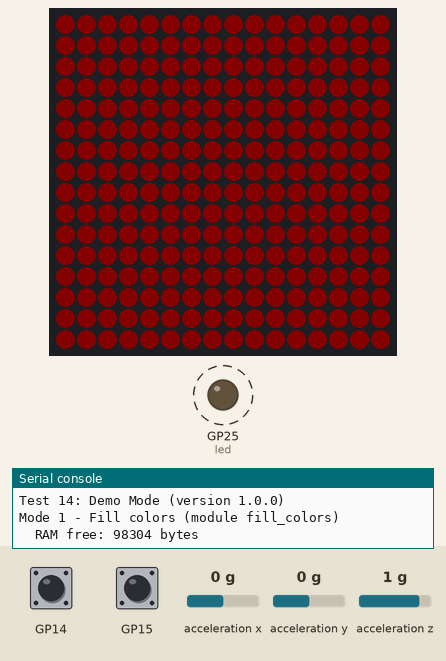
The program below on a simulated Raspberry Pi Pico running MicroPython. Shown: 16×16 RGB LED matrix (first LED top left, wired row by row, every second row reversed), output pins drawn as LEDs (lit = HIGH), the last lines printed to the serial console. Dashed ring = blinking. Inputs (shaded band) come from the test bench; at power-on: GP15 HIGH, GP14 HIGH, acceleration x 0 g, acceleration y 0 g, acceleration z 1 g. Dim RGB values are drawn brighter than linear; pins used as bus, display or sensor lines are not drawn.

Above: at 1.2 s.
1.3 s: GP15 pulled LOW for 0.15 s
At 1.91 s:
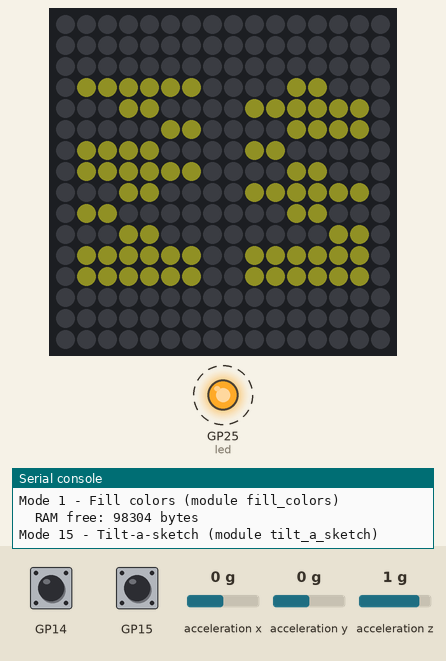
2.0 s: GP14 pulled LOW for 0.15 s
At 2.16 s:
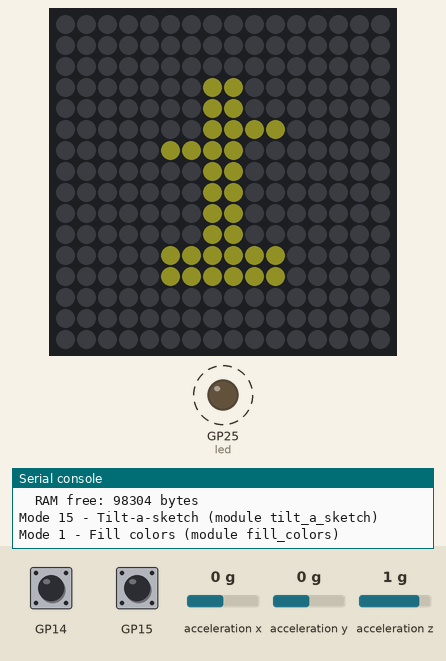
2.7 s: GP15 pulled LOW for 1 s
At 2.93 s:
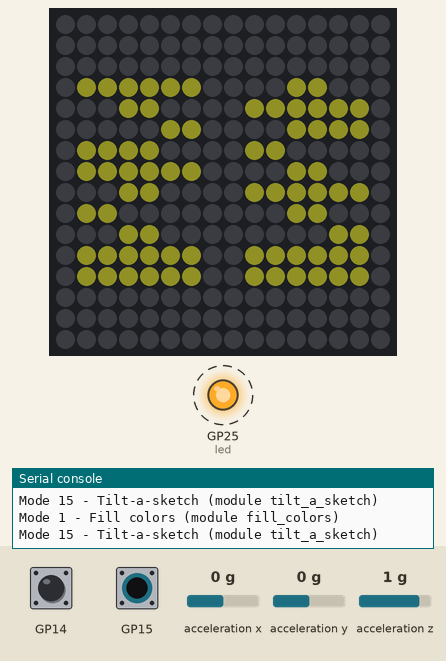
4.3 s: acceleration x set to -1.4 g
At 5.46 s:
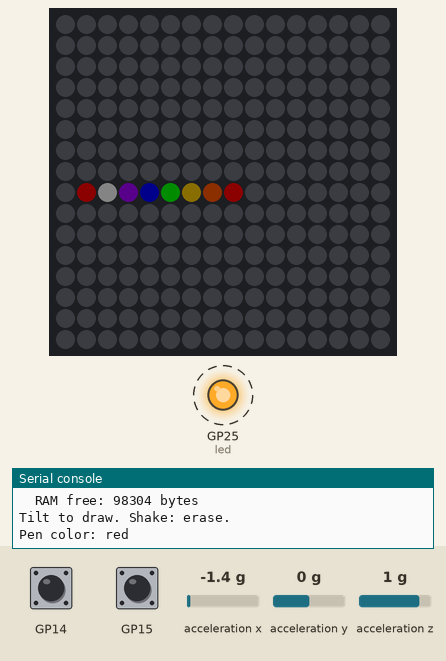
6.3 s: GP15 pulled LOW for 0.15 s
At 6.52 s:
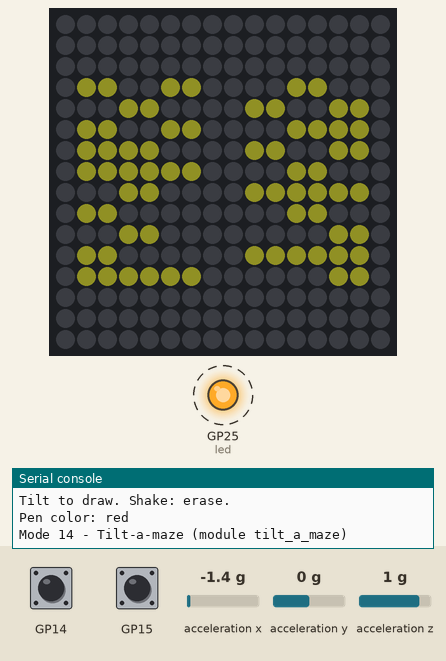
7.0 s: GP14 pulled LOW for 1 s
At 8.11 s:
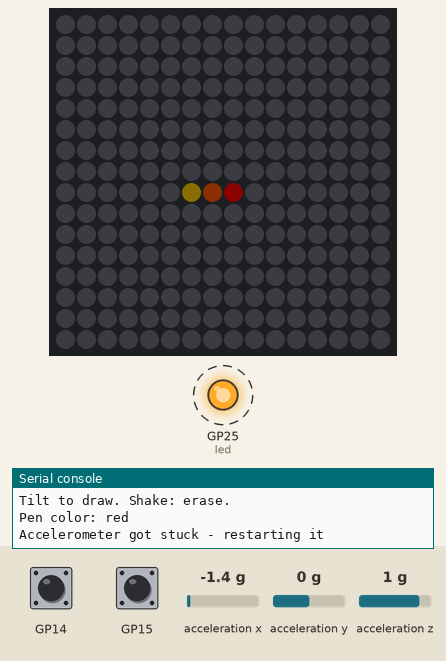
Timing chart, 0 to 9.6 s (numbered marks = the images above; inputs shaded):
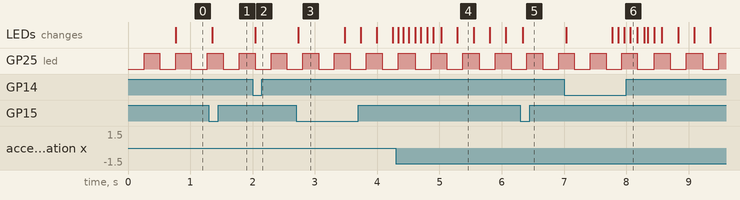

Measured:
- after the input at 1.3 s, the LEDs: change after 0.05 s (image 1)
- after the input at 2.7 s, the LEDs: change at once (image 3)
- after the input at 4.3 s, the LEDs: first change at once (image 4 shows a later state)
- after the input at 6.3 s, the LEDs: change at once (image 5)
- by itself, GP25 (led): alternates HIGH for 0.26 s and LOW for 0.26 s
- what the display in image 3 shows lasts 0.8 s, from 2.7 s to 3.5 s

The program:

14-template-main.py
```python
# Test 14: Demo Mode
# Filename: 14-template-main.py
# Version: 1.0.0
#
# Every show and game in the kit in one program, for showing the kit off.
# Press button 1 (GPIO 14) for the next mode and button 2 (GPIO 15) for the
# previous one. The matrix shows the mode number for a moment, then the
# mode starts.
#
#   Mode  Show                                   From program
#   1     fill colors                            05
#   2     walk the pixels                        06
#   3     row and column sweep                   08
#   4     three slow bouncing dots               13
#   5     seven faster bouncing dots             13
#   6     twelve colors that leave small trails  13
#   7     rainbow rain                           13
#   8     ripple rings                           13
#   9     a bubble that slides as you tilt       10
#   10    one dot that rolls as you tilt         13
#   11    three dots that roll as you tilt       13
#   12    seven dots that roll as you tilt       13
#   13    sloshing water                         11
#   14    tilt-a-maze                            12
#   15    tilt-a-sketch: tilt to draw            (from the 8x8 kit)
#
# Modes 1 to 8 do not use the tilt, and modes 9 to 15 do. Programs 01 to
# 04 and 07 are wiring checks and 09 only prints numbers, so they are left
# out. The buttons change modes here, so the sketch in mode 15 cannot use
# them: its pen changes color by itself, and a shake still erases.
#
# This program is a template for main.py. The Pico runs main.py by itself
# when it powers up, so save a copy on the Pico as main.py and the demo
# starts with no computer. Use a wall charger: many power banks switch off
# when the kit draws only a little current. Thonny's Stop button stops it.
#
# It works like program 13: each mode is a module that is loaded only when
# you switch to it and thrown away when you leave. Add a mode by writing a
# module with a run(settings) function and adding a line to MODES.
# Copied from program 19 of the 8x8 kit. Not yet tested on hardware.

import sys
import gc
import kit

print("Test 14: Demo Mode (version 1.0.0)")

MODE_NUMBER_MS = 700    # how long the mode number shows before the mode starts

# (name, module to load, settings handed to the module's run() function)
MODES = [
    # shows that do not use the tilt
    ("Fill colors", "fill_colors", None),
    ("Walk the pixels", "walk_pixels", None),
    ("Row and column sweep", "row_column_sweep", None),
    ("Three dots", "bounce_dots",
     {"colors": [kit.RED, kit.GREEN, kit.BLUE], "speed": 4, "fade": 0}),
    ("Seven dots", "bounce_dots",
     {"colors": kit.RAINBOW, "speed": 7, "fade": 0}),
    ("Colors with trails", "bounce_dots",
     {"colors": kit.PALETTE, "speed": 9, "fade": 215}),
    ("Rainbow rain", "rain", None),
    ("Ripple rings", "rings", None),
    # shows and games that use the tilt
    ("Accelerometer bubble", "accel_bubble", None),
    ("Tilt one dot", "tilt_balls",
     {"colors": [kit.BLUE]}),
    ("Tilt three dots", "tilt_balls",
     {"colors": [kit.RED, kit.GREEN, kit.BLUE]}),
    ("Tilt seven dots", "tilt_balls",
     {"colors": kit.RAINBOW}),
    ("Sloshing water", "sloshing_water", None),
    ("Tilt-a-maze", "tilt_a_maze", None),
    ("Tilt-a-sketch", "tilt_a_sketch",
     {"auto_color": True}),
]

def unload(module_name):
    # forget the module so its memory can be reused by the next mode
    if module_name in sys.modules:
        del sys.modules[module_name]
    gc.collect()

kit.mode_buttons_on = True
mode = 0
while True:
    name, module_name, settings = MODES[mode]
    print("Mode", mode + 1, "-", name, "(module " + module_name + ")")
    step = 1
    module = None
    try:
        # a button press during any wait() raises kit.ModeChange
        kit.draw_text(str(mode + 1))
        kit.wait(MODE_NUMBER_MS)
        module = __import__(module_name)
        print("  RAM free:", gc.mem_free(), "bytes")
        module.run(settings)
    except kit.ModeChange as change:
        step = change.args[0]
    except Exception as error:
        # any other problem: print it, then start the same mode again
        print("  Mode", mode + 1, "stopped with an error:")
        sys.print_exception(error)
        step = 0
    module = None       # let go of the module, then forget it
    kit.clear()
    kit.strip.write()
    unload(module_name)
    mode = (mode + step) % len(MODES)
```

kit.py
```python
# Module: Kit Helpers (shared by program 13 and the programs it loads)
# Filename: kit.py
# Version: 1.1.0
#
# Sets up the matrix, the accelerometer and the two mode buttons one time,
# and gives every mode the same helpers: xy(), clear(), fade_pixels(),
# read_tilt(), draw_text(), wait() and a list of colors.
#
# wait() is how a mode sleeps. It also watches the two mode buttons. When
# program 13 has turned the buttons on (mode_buttons_on) and one is pressed,
# wait() raises ModeChange and program 13 loads the next or previous mode.
# When a mode runs on its own (programs 11 and 12) the buttons are off.
#
# wait() also blinks the LED on the Pico board. If the LED stops blinking,
# the program has stopped. read_tilt() never stops the program: if the
# sensor does not answer, it uses the last good reading and restarts the
# sensor (see read_accel()).
# Not yet tested on hardware.

from machine import Pin, I2C
from neopixel import NeoPixel
from utime import sleep_ms, sleep_us, ticks_ms, ticks_diff
import ustruct
import config

# hardware settings from config.py
NEOPIXEL_PIN = config.NEOPIXEL_PIN
NUMBER_PIXELS = config.NUMBER_PIXELS
MATRIX_WIDTH = config.MATRIX_WIDTH
MATRIX_HEIGHT = config.MATRIX_HEIGHT
SERPENTINE = config.SERPENTINE
BUTTON_PIN_1 = config.BUTTON_PIN_1
BUTTON_PIN_2 = config.BUTTON_PIN_2
ACCEL_I2C_ID = config.ACCEL_I2C_ID
ACCEL_SDA_PIN = config.ACCEL_SDA_PIN
ACCEL_SCL_PIN = config.ACCEL_SCL_PIN
ACCEL_ADDRESS = config.ACCEL_ADDRESS

# LIS3DH registers
CTRL_REG1 = 0x20
CTRL_REG4 = 0x23
ACCEL_DATA_REGISTER = 0x28 | 0x80   # the 0x80 bit makes the chip step through x, y, z
COUNTS_PER_G = 16384
CTRL_REG1_VALUE = 0x57      # 100 readings a second, x y z on
CTRL_REG4_VALUE = 0x88      # high resolution, +/- 2 g

# keeping the sensor working
I2C_FREQ = 100000           # a slower clock is less bothered by noise from the matrix wires
MAX_BAD_READINGS = 5        # this many failed readings in a row restarts the sensor
MAX_SAME_READINGS = 100     # a working sensor always wiggles a little, so this many
                            # exactly equal readings in a row means it is stuck
CHECK_MS = 1000             # how often to check on the sensor

# the LED on the Pico board blinks while the program runs
HEARTBEAT_MS = 250

# how the sensor is mounted relative to the matrix (same as programs 10, 11 and 12)
FLIP_X = False
FLIP_Y = True
SWAP_XY = False

# a button press counts once, then is ignored for this many milliseconds
DEBOUNCE_MS = 200

WIDTH = MATRIX_WIDTH
HEIGHT = MATRIX_HEIGHT

# colors. A single pixel can be bright, so the biggest number is 48.
# Modes that light many pixels at once use these dimmed down.
OFF = (0, 0, 0)
RED = (48, 0, 0)
ORANGE = (48, 14, 0)
YELLOW = (40, 32, 0)
GREEN = (0, 48, 0)
BLUE = (0, 0, 48)
INDIGO = (12, 0, 48)
VIOLET = (30, 0, 40)
PINK = (48, 8, 24)
WHITE = (28, 28, 28)
TEAL = (0, 40, 30)
LIME = (20, 48, 0)
SKY = (0, 24, 48)
RAINBOW = [RED, ORANGE, YELLOW, GREEN, BLUE, INDIGO, VIOLET]
PALETTE = RAINBOW + [PINK, WHITE, TEAL, LIME, SKY]
TEXT_COLOR = (16, 16, 4)

# the digits 0 to 9 and the letter L, 3 pixels wide and 5 tall
LETTERS = {
    "L": ("X..", "X..", "X..", "X..", "XXX"),
    "0": ("XXX", "X.X", "X.X", "X.X", "XXX"),
    "1": (".X.", "XX.", ".X.", ".X.", "XXX"),
    "2": ("XXX", "..X", "XXX", "X..", "XXX"),
    "3": ("XXX", "..X", "XXX", "..X", "XXX"),
    "4": ("X.X", "X.X", "XXX", "..X", "..X"),
    "5": ("XXX", "X..", "XXX", "..X", "XXX"),
    "6": ("XXX", "X..", "XXX", "X.X", "XXX"),
    "7": ("XXX", "..X", "..X", "..X", "..X"),
    "8": ("XXX", "X.X", "XXX", "X.X", "XXX"),
    "9": ("XXX", "X.X", "XXX", "..X", "XXX"),
}
TEXT_SCALE = 2          # each letter pixel is drawn as a 2 x 2 block

strip = NeoPixel(Pin(NEOPIXEL_PIN), NUMBER_PIXELS)

# the buttons connect the pin to GND, so a press reads 0
button1 = Pin(BUTTON_PIN_1, Pin.IN, Pin.PULL_UP)
button2 = Pin(BUTTON_PIN_2, Pin.IN, Pin.PULL_UP)

led = Pin("LED", Pin.OUT)     # "LED" works on the Pico, Pico W and Pico 2
last_blink = ticks_ms()

def heartbeat():
    # flip the LED on the Pico board every HEARTBEAT_MS
    global last_blink
    now = ticks_ms()
    if ticks_diff(now, last_blink) >= HEARTBEAT_MS:
        led.toggle()
        last_blink = now

def free_bus():
    # If a program stops in the middle of a reading, the sensor can be left
    # holding the SDA wire low, and every reading after that fails. Nine
    # clock pulses let it finish sending its byte, then a stop signal
    # (SDA going high while SCL is high) frees the bus.
    scl = Pin(ACCEL_SCL_PIN, Pin.OUT, value=1)
    sda = Pin(ACCEL_SDA_PIN, Pin.IN, Pin.PULL_UP)
    for i in range(9):
        scl.value(0)
        sleep_us(5)
        scl.value(1)
        sleep_us(5)
    scl.value(0)
    sda.init(Pin.OUT, value=0)
    sleep_us(5)
    scl.value(1)
    sleep_us(5)
    sda.init(Pin.IN, Pin.PULL_UP)
    sleep_us(5)

def start_sensor():
    # free the bus, set up I2C and give the sensor its settings
    global i2c
    free_bus()
    i2c = I2C(ACCEL_I2C_ID, sda=Pin(ACCEL_SDA_PIN), scl=Pin(ACCEL_SCL_PIN), freq=I2C_FREQ)
    try:
        i2c.writeto_mem(ACCEL_ADDRESS, CTRL_REG1, bytes([CTRL_REG1_VALUE]))
        i2c.writeto_mem(ACCEL_ADDRESS, CTRL_REG4, bytes([CTRL_REG4_VALUE]))
        return True
    except OSError:
        print("Accelerometer did not answer at address", hex(ACCEL_ADDRESS))
        return False

def sensor_has_settings():
    # A dip in the power can reset the sensor. A reset sensor goes to sleep
    # and keeps sending its last reading, so tilting seems to do nothing.
    try:
        return i2c.readfrom_mem(ACCEL_ADDRESS, CTRL_REG1, 1)[0] == CTRL_REG1_VALUE
    except OSError:
        return False

start_sensor()
last_good = (0, 0, COUNTS_PER_G)    # until the first reading: lying flat
last_raw = None
bad_readings = 0
same_readings = 0
last_check = ticks_ms()

def read_accel():
    # Returns the raw x, y and z counts. If the sensor does not answer or
    # sends nonsense, this returns the last good reading instead of stopping
    # the program. Once a second it checks on the sensor and restarts it if
    # the readings failed, got stuck, or the sensor lost its settings.
    global last_good, last_raw, bad_readings, same_readings, last_check
    try:
        raw = i2c.readfrom_mem(ACCEL_ADDRESS, ACCEL_DATA_REGISTER, 6)
    except OSError:
        raw = None
    # all zeros or all ones is what a missing or sleeping sensor sends
    if raw is None or raw == b'\x00' * 6 or raw == b'\xff' * 6:
        bad_readings += 1
    else:
        bad_readings = 0
        if raw == last_raw:
            same_readings += 1
        else:
            same_readings = 0
        last_raw = raw
        last_good = ustruct.unpack('<hhh', raw)

    now = ticks_ms()
    if ticks_diff(now, last_check) >= CHECK_MS:
        last_check = now
        problem = None
        if bad_readings >= MAX_BAD_READINGS:
            problem = "stopped answering"
        elif same_readings >= MAX_SAME_READINGS:
            problem = "got stuck"
        elif not sensor_has_settings():
            problem = "lost its settings"
        if problem:
            print("Accelerometer", problem, "- restarting it")
            start_sensor()
            bad_readings = 0
            same_readings = 0
    return last_good


class ModeChange(Exception):
    # raised by wait() when a mode button is pressed: args[0] is 1 for the
    # next mode (button 1) or -1 for the previous mode (button 2)
    pass


mode_buttons_on = False
button1_was_down = False
button2_was_down = False
last_press = ticks_ms()

def check():
    # Look at the two buttons. If one was just pressed and the mode buttons
    # are on, raise ModeChange.
    global button1_was_down, button2_was_down, last_press
    if not mode_buttons_on:
        return
    down1 = button1.value() == 0
    down2 = button2.value() == 0
    pressed1 = down1 and not button1_was_down
    pressed2 = down2 and not button2_was_down
    button1_was_down = down1
    button2_was_down = down2
    now = ticks_ms()
    if (pressed1 or pressed2) and ticks_diff(now, last_press) > DEBOUNCE_MS:
        last_press = now
        if pressed1:
            raise ModeChange(1)
        raise ModeChange(-1)

def wait(ms):
    # sleep for ms milliseconds, but notice a button press right away
    heartbeat()
    check()
    while ms > 0:
        step = min(ms, 10)
        sleep_ms(step)
        ms -= step
        heartbeat()
        check()

def xy(x, y):
    if SERPENTINE and y % 2 == 1:
        return y * MATRIX_WIDTH + (MATRIX_WIDTH - 1 - x)
    return y * MATRIX_WIDTH + x

def clear():
    for i in range(NUMBER_PIXELS):
        strip[i] = OFF

def fade_pixels(keep):
    # keep is 0 to 255: how much of each pixel's color stays. Called every
    # frame, it leaves a fading trail behind anything that moves.
    for i in range(NUMBER_PIXELS):
        r, g, b = strip[i]
        if r or g or b:
            strip[i] = (r * keep // 256, g * keep // 256, b * keep // 256)

def dim(color, brightness):
    # brightness is 0.0 to 1.0
    return (int(color[0] * brightness), int(color[1] * brightness), int(color[2] * brightness))

def read_tilt():
    # the pull of gravity along the board, as (gx, gy) in g, pointing
    # toward the low side. When the board stands upright the pull is about 1.
    ax, ay, az = read_accel()
    gx = ax / COUNTS_PER_G
    gy = ay / COUNTS_PER_G
    if SWAP_XY:
        gx, gy = gy, gx
    if FLIP_X:
        gx = -gx
    if FLIP_Y:
        gy = -gy
    return gx, gy

def draw_text(text, color=TEXT_COLOR):
    # draw the letters in the middle of the matrix and show them
    width = (len(text) * 3 + (len(text) - 1)) * TEXT_SCALE
    left = (MATRIX_WIDTH - width) // 2
    top = (MATRIX_HEIGHT - 5 * TEXT_SCALE) // 2
    clear()
    for n in range(len(text)):
        rows = LETTERS[text[n]]
        for row in range(5):
            for col in range(3):
                if rows[row][col] == "X":
                    for sy in range(TEXT_SCALE):
                        for sx in range(TEXT_SCALE):
                            x = left + (n * 4 + col) * TEXT_SCALE + sx
                            y = top + row * TEXT_SCALE + sy
                            strip[xy(x, y)] = color
    strip.write()
```

config.py
```python
# Moving Rainbow Configuration file
# Filename: config.py
# Version: 1.0.0
#
# This file contains the hardware configuration for the Tilt-a-Rainbow
# kit. It is imported by each program.

# 16x16 NeoPixel matrix (256 pixels)
NEOPIXEL_PIN = 0
MATRIX_WIDTH = 16
MATRIX_HEIGHT = 16
NUMBER_PIXELS = MATRIX_WIDTH * MATRIX_HEIGHT
# Many 16x16 panels are wired in a zig-zag: row 0 runs left to right,
# row 1 runs right to left, and so on. This panel is NOT: every row runs
# left to right. (Test 10 showed it: with True, the two rows of the dot
# moved in opposite directions.) Run 06-walk-pixels.py to see the pixel order.
SERPENTINE = False

# Largest color number that is safe when ALL 256 pixels are lit at once.
# 256 pixels at (8, 8, 8) draw about 480 mA, close to what a USB port supplies.
# Programs that light only a few pixels can use bigger numbers.
LEVEL = 8

# Two mode buttons, each wired from its GPIO pin to GND
BUTTON_PIN_1 = 14
BUTTON_PIN_2 = 15

# Accelerometer on I2C bus 0 (GP16 is SDA, GP17 is SCL)
# LIS3DH accelerometer. 0x19 is the usual address (0x18 if SDO is tied to GND).
# Run 02-probe.py to check.
ACCEL_I2C_ID = 0
ACCEL_SDA_PIN = 16
ACCEL_SCL_PIN = 17
ACCEL_ADDRESS = 0x19
```
